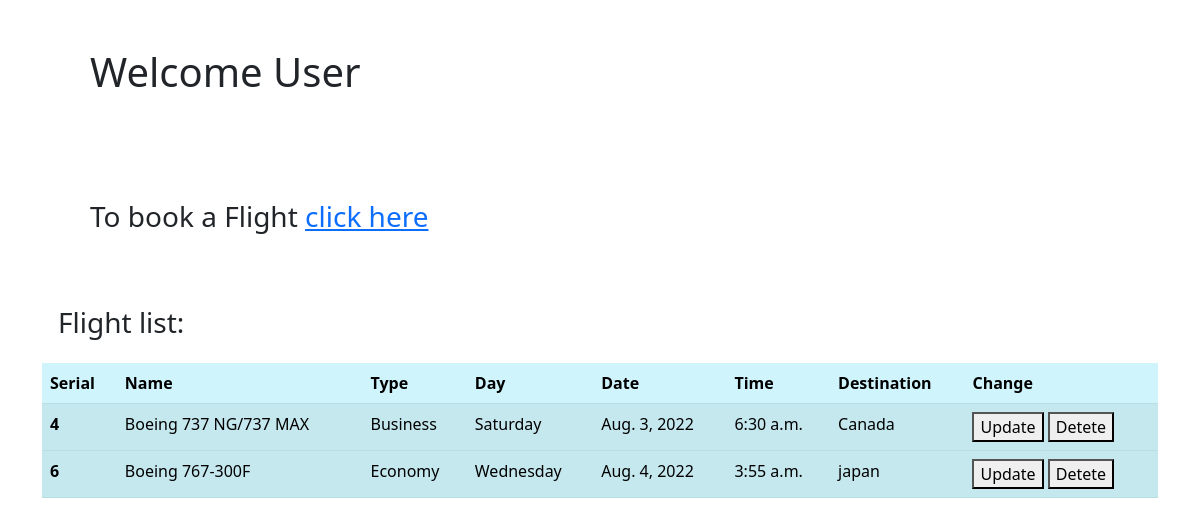
Page /schedule/ on the committed database.
### booking_flight_app/models.py (models this page shows, shortened)
class Flight_Schedule(models.Model):
    types = {
        ('Economy','Economy'),
        ('Premime Economy', 'Premime Economy'),
        ('Business', 'Business'),
        ('First','First'),
        ('Multiple','Multiple'),
    }
    days = {
        ('Sunday', 'Sunday'),
        ('Monday', 'Monday'),
        ('Tuesday', 'Tuesday'),
        ('Wednesday', 'Wednesday'),
        ('Thursday', 'Thursday'),
        ('Friday', 'Friday'),
        ('Saturday', 'Saturday'),
    }
    Flight_name = models.CharField(max_length=100)
    Flight_type = models.CharField(max_length= 20,choices=types)
    Flight_day = models.CharField(max_length=30,choices=days)
    Flight_date =models.DateField(auto_now_add=False,auto_now=False)
    Flight_time = models.TimeField(auto_now_add=False, auto_now=False)
    Destination = models.CharField(max_length=50)

### booking_flight_app/views.py (the view)
# urls.py: path('schedule/',views.Schedule,name='schedule'),
def Schedule(request):
    Flight = Flight_Schedule.objects.all()
    return render(request,'Filght shedule LIst.html',{'title':'shedule','Flight':Flight})

### templates/Filght shedule LIst.html
{% extends 'base.html'%}
{% block content %}
<div class="container">
  <h1 class="p-5">Welcome User</h1>
<table class="table table-striped table-info">
  <thead>
    <tr>
      <th scope="col">Serial</th>
      <th scope="col">Name</th>
      <th scope="col">Type</th>
      <th scope="col">Day</th>
      <th scope="col">Date</th>
      <th scope="col">Time</th>
      <th scope="col">Destination</th>
      <th scope="col">Change</th>
    </tr>
  </thead>
  {% for f in Flight %}
    <tbody>
        <tr>
          <th scope="row">{{f.pk}}</th>
          <td>{{f.Flight_name}}</td>
          <td>{{f.Flight_type}}</td>
          <td>{{f.Flight_day}}</td>
          <td>{{f.Flight_date}}</td>
          <td>{{f.Flight_time}}</td>
          <td>{{f.Destination}}</td>
            <td>
                <button>Update</button>
              <a href="{% url 'delete' f.pk %}">
                <button>Detete</button>
              </a>
            </td>
        </tr>
    </tbody>
  {% endfor %}
   <h3 class="p-5">
    To book a Flight <a href="{% url 'booking' %}"> click here</a>
  </h3>
   <h3 class="p-3">Flight list:</h3>
 </div>
{% endblock %}

### templates/base.html (shortened to what this page needs)
<!doctype html>
<html lang="en">
<head>
    <link href="https://cdn.jsdelivr.net/npm/bootstrap@5.2.0/dist/css/bootstrap.min.css" rel="stylesheet">
</head>
<body>
{% block content %}
{% endblock %}
</body>
</html>

### rows in the picture
Flight_Schedule: pk "4", Flight_name "Boeing 737 NG/737 MAX", Flight_type "Business", Flight_day "Saturday", Flight_date "Aug. 3, 2022", Flight_time "6:30 a.m.", Destination "Canada"
Flight_Schedule: pk "6", Flight_name "Boeing 767-300F", Flight_type "Economy", Flight_day "Wednesday", Flight_date "Aug. 4, 2022", Flight_time "3:55 a.m.", Destination "japan"
